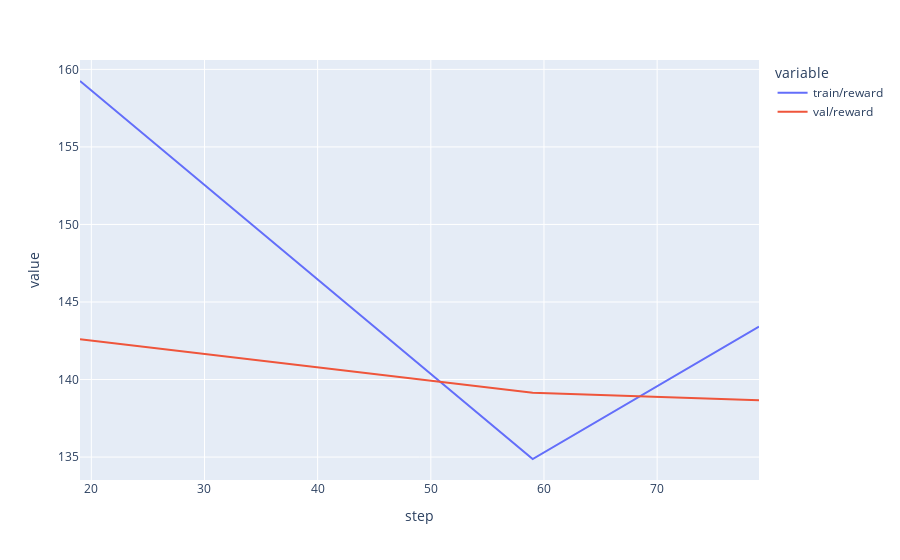

The cell this chart's notebook holds for it:
### Code cell
px.line(data_frame=metrics.dropna(), x="step", y=["train/reward", "val/reward"])

### Figure 1 — Plotly figure (JSON) as saved in the notebook; plotly's stock layout.template omitted (floating-point values rounded to 4 significant figures)
{"data": [{"hovertemplate": "variable=train/reward<br>step=%{x}<br>value=%{y}<extra></extra>", "legendgroup": "train/reward", "line": {"color": "#636efa", "dash": "solid"}, "marker": {"symbol": "circle"}, "mode": "lines", "name": "train/reward", "orientation": "v", "showlegend": true, "type": "scatter", "x": [19, 59, 79], "xaxis": "x", "y": [159.2, 134.9, 143.4], "yaxis": "y"}, {"hovertemplate": "variable=val/reward<br>step=%{x}<br>value=%{y}<extra></extra>", "legendgroup": "val/reward", "line": {"color": "#EF553B", "dash": "solid"}, "marker": {"symbol": "circle"}, "mode": "lines", "name": "val/reward", "orientation": "v", "showlegend": true, "type": "scatter", "x": [19, 59, 79], "xaxis": "x", "y": [142.6, 139.1, 138.7], "yaxis": "y"}], "layout": {"legend": {"title": {"text": "variable"}, "tracegroupgap": 0}, "margin": {"t": 60}, "xaxis": {"anchor": "y", "domain": [0, 1], "title": {"text": "step"}}, "yaxis": {"anchor": "x", "domain": [0, 1], "title": {"text": "value"}}}}
